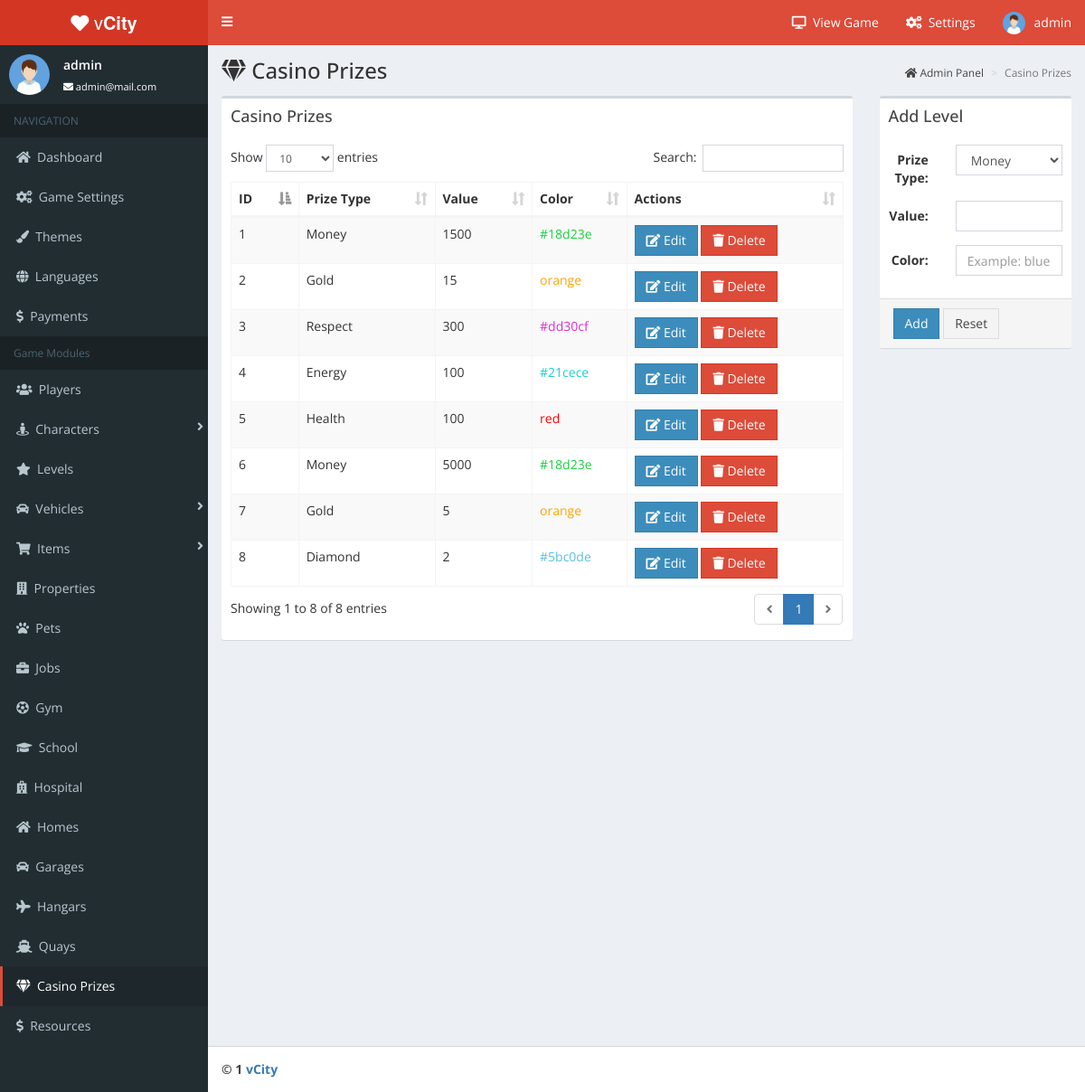
The app's page /admin/casino-prizes.php (signed in) with its own data.
### tables this page shows
CREATE TABLE `players` (
  `id` int(11) NOT NULL,
  `username` varchar(255) NOT NULL,
  `password` varchar(255) NOT NULL,
  `email` varchar(255) NOT NULL,
  `avatar` varchar(255) NOT NULL DEFAULT 'images/icons/default-avatar.jpg',
  `role` varchar(255) NOT NULL DEFAULT 'Player',
  `level` int(11) NOT NULL DEFAULT '1',
  `money` int(11) NOT NULL DEFAULT '1500',
  `gold` int(11) NOT NULL DEFAULT '20',
  `diamond` int(11) NOT NULL DEFAULT '0',
  `respect` int(11) NOT NULL DEFAULT '0',
  `health` int(11) NOT NULL DEFAULT '100',
  `energy` int(11) NOT NULL DEFAULT '100',
  `power` int(11) NOT NULL DEFAULT '0',
  `agility` int(11) NOT NULL DEFAULT '0',
  `endurance` int(11) NOT NULL DEFAULT '0',
  `intelligence` int(11) NOT NULL DEFAULT '0',
  `character_id` int(11) NOT NULL DEFAULT '0',
  `home_id` int(11) NOT NULL DEFAULT '1',
  `garage_id` int(11) NOT NULL DEFAULT '0',
  `hangar_id` int(11) NOT NULL DEFAULT '0',
  `quay_id` int(11) NOT NULL DEFAULT '0',
  `bank` int(11) NOT NULL DEFAULT '0',
  `spins` int(11) NOT NULL DEFAULT '2',
  `theme` int(11) NOT NULL DEFAULT '1',
  `language` varchar(255) NOT NULL,
  `timeonline` varchar(255) NOT NULL
);

CREATE TABLE `casino_prizes` (
  `id` int(11) NOT NULL,
  `prizetype` varchar(255) NOT NULL,
  `value` int(11) NOT NULL,
  `color` varchar(255) NOT NULL
);

### admin/casino-prizes.php (the view, shortened to what this page needs)
<?php
require("core.php");
head();
?>
<div class="content-wrapper">
			<div id="content-container">
				<section class="content-header">
    			  <h1><i class="fas fa-gem"></i> Casino Prizes</h1>
    			  <ol class="breadcrumb">
   			         <li><a href="dashboard.php"><i class="fas fa-home"></i> Admin Panel</a></li>
    			     <li class="active">Casino Prizes</li>
    			  </ol>
    			</section>
				<section class="content">
                <div class="row">
				<div class="col-md-9">
				    <div class="box">
						<div class="box-header">
							<h3 class="box-title">Casino Prizes</h3>
						</div>
						<div class="box-body">
<table id="dt-basic" class="table table-striped table-bordered table-hover" cellspacing="0" width="100%">
									<thead>
										<tr>
										    <th>ID</th>
											<th>Prize Type</th>
											<th>Value</th>
											<th>Color</th>
											<th>Actions</th>
										</tr>
									</thead>
									<tbody>
<?php
$query = mysqli_query($connect, "SELECT * FROM `casino_prizes`");
while ($row = mysqli_fetch_assoc($query)) {
    echo '
										<tr>
										    <td>' . $row['id'] . '</td>
											<td>' . $row['prizetype'] . '</td>
                                            <td>' . $row['value'] . '</td>
											<td><font color="' . $row['color'] . '">' . $row['color'] . '</font></td>
											<td>
                                            <a href="?edit-id=' . $row['id'] . '" class="btn btn-flat btn-flat btn-primary"><i class="fas fa-edit"></i> Edit</a>
                                            <a href="?delete-id=' . $row['id'] . '" class="btn btn-flat btn-flat btn-danger"><i class="fas fa-trash"></i> Delete</a>
											</td>
										</tr>
';
}
?>
									</tbody>
								</table>
                        </div>
                     </div>
                </div>
				<div class="col-md-3">
<form class="form-horizontal" action="" method="post">
				     <div class="box">
						<div class="box-header">
							<h3 class="box-title">Add Level</h3>
						</div>
				        <div class="box-body">
								<div class="form-group">
											<label class="col-sm-4 control-label">Prize Type: </label>
											<div class="col-sm-8">
	<select name="prizetype" class="form-control" required>
        <option value="Money" selected>Money</option>
    </select>
											</div>
								</div>
								<div class="form-group">
											<label class="col-sm-4 control-label">Value: </label>
											<div class="col-sm-8">
												<input type="number" name="value" min="0" class="form-control" required>
											</div>
								</div>
								<div class="form-group">
											<label class="col-sm-4 control-label">Color: </label>
											<div class="col-sm-8">
												<input type="text" name="color" placeholder="Example: blue / #4286f4" class="form-control" required>
											</div>
								</div>
                        </div>
                        <div class="panel-footer">
							<button class="btn btn-flat btn-primary" name="add" type="submit">Add</button>
							<button type="reset" class="btn btn-flat btn-default">Reset</button>
				        </div>
				     </div>
</form>
				</div>
				</div>
				</div>
			</div>
<?php
footer();
?>

### admin/core.php (shortened to what this page needs)
<?php
function head()
{
    include '../config.php';
?>
<!DOCTYPE html>
<html>
<head>
    <link href="https://maxcdn.bootstrapcdn.com/bootstrap/3.3.7/css/bootstrap.min.css" rel="stylesheet">
    <link rel="stylesheet" href="assets/css/red-skin.min.css">
    <link href="https://use.fontawesome.com/releases/v5.0.6/css/all.css" rel="stylesheet">
    <link href="assets/css/admin.min.css" rel="stylesheet">
    <link href="assets/plugins/datatables/datatables.min.css" rel="stylesheet">
    <link href="assets/plugins/datepicker/datepicker.min.css" rel="stylesheet">
</head>
<body class="hold-transition skin-red sidebar-mini" onload="startTime()">
<div class="wrapper">
  <header class="main-header">
    <a href="dashboard.php" class="logo">
      <span class="logo-lg"><i class="fas fa-heart"></i> v<strong>City</strong></span>
    </a>
    <nav class="navbar navbar-static-top">
      <a href="#" class="sidebar-toggle" data-toggle="push-menu" role="button">
	    <i class="fas fa-bars"></i>
      </a>
      <div class="navbar-custom-menu">
        <ul class="nav navbar-nav">
          <li>
             <a href="../" target="_blank">
			 <span><i class="fas fa-desktop"></i>&nbsp;&nbsp;View Game</span>
			 </a>
          </li>
          <li>
             <a href="game-settings.php"><span><i class="fas fa-cogs"></i>&nbsp;&nbsp;Settings</span></a>
          </li>
<?php
    $uname = $_SESSION['username'];
    $suser = mysqli_query($connect, "SELECT * FROM `players` WHERE username='$uname' AND role='Admin'");
    $urow  = mysqli_fetch_array($suser);
?>
          <li class="dropdown user user-menu">
            <a href="#" class="dropdown-toggle" data-toggle="dropdown">
              <img src="assets/img/avatar.png" class="user-image" alt="Admin Image">
              <span class="hidden-xs"><?php
    echo $_SESSION['username'];
?></span>
            </a>
          </li>
        </ul>
      </div>
    </nav>
  </header>
  <aside class="main-sidebar">
    <section class="sidebar">
      <div class="user-panel">
        <div class="pull-left image">
          <img src="assets/img/avatar.png" class="img-circle" alt="User Image">
        </div>
        <div class="pull-left info">
          <p><?php
    echo $_SESSION['username'];
?></p>
          <a href="#"><i class="fas fa-envelope"></i> <?php
    echo $urow['email'];
?></a>
        </div>
      </div>
      <ul class="sidebar-menu" data-widget="tree">
        <li class="header">NAVIGATION</li>
        <li <?php
    if (basename($_SERVER['SCRIPT_NAME']) == 'dashboard.php') {
        echo 'class="active"';
    }
?>>
           <a href="dashboard.php">
              <i class="fas fa-home"></i>&nbsp; <span>Dashboard</span>
           </a>
        </li>
        <li <?php
    if (basename($_SERVER['SCRIPT_NAME']) == 'game-settings.php') {
        echo 'class="active"';
    }
?>>
           <a href="game-settings.php">
              <i class="fas fa-cogs"></i>&nbsp; <span>Game Settings</span>
           </a>
        </li>
        <li <?php
    if (basename($_SERVER['SCRIPT_NAME']) == 'themes.php') {
        echo 'class="active"';
    }
?>>
           <a href="themes.php">
              <i class="fas fa-paint-brush"></i>&nbsp; <span>Themes</span>
           </a>
        </li>
        <li <?php
    if (basename($_SERVER['SCRIPT_NAME']) == 'languages.php') {
        echo 'class="active"';
    }
?>>
           <a href="languages.php">
              <i class="fas fa-globe"></i>&nbsp; <span>Languages</span>
           </a>
        </li>
        <li <?php
    if (basename($_SERVER['SCRIPT_NAME']) == 'payments.php') {
        echo 'class="active"';
    }
?>>
           <a href="payments.php">
              <i class="fas fa-dollar-sign"></i>&nbsp; <span>Payments</span>
           </a>
        </li>
		<li class="header">Game Modules</li>
        <li <?php
    if (basename($_SERVER['SCRIPT_NAME']) == 'players.php') {
        echo 'class="active"';
    }
?>>
           <a href="players.php">
              <i class="fas fa-users"></i>&nbsp; <span>Players</span>
           </a>
        </li>
        <li class="treeview  <?php
    if (basename($_SERVER['SCRIPT_NAME']) == 'characters.php' OR basename($_SERVER['SCRIPT_NAME']) == 'character-categories.php') {
        echo 'active';
    }
?>">
           <a href="#">
              <i class="fas fa-street-view"></i>&nbsp; <span>Characters</span> <i class="fas fa-angle-right pull-right"></i>
           </a>
        </li>
        <li <?php
    if (basename($_SERVER['SCRIPT_NAME']) == 'levels.php') {
        echo 'class="active"';
    }
?>>
           <a href="levels.php">
              <i class="fas fa-star"></i>&nbsp; <span>Levels</span>
           </a>
        </li>
        <li class="treeview  <?php
    if (basename($_SERVER['SCRIPT_NAME']) == 'vehicles.php' OR basename($_SERVER['SCRIPT_NAME']) == 'vehicle-categories.php') {
        echo 'active';
    }
?>">
           <a href="#">
              <i class="fas fa-car"></i>&nbsp; <span>Vehicles</span> <i class="fas fa-angle-right pull-right"></i>
           </a>
        </li>
        <li class="treeview  <?php
    if (basename($_SERVER['SCRIPT_NAME']) == 'items.php' OR basename($_SERVER['SCRIPT_NAME']) == 'item-categories.php') {
        echo 'active';
    }
?>">
           <a href="#">
              <i class="fas fa-shopping-cart"></i>&nbsp; <span>Items</span> <i class="fas fa-angle-right pull-right"></i>
           </a>
        </li>
		<li <?php
    if (basename($_SERVER['SCRIPT_NAME']) == 'properties.php') {
        echo 'class="active"';
    }
?>>
           <a href="properties.php">
              <i class="fas fa-building"></i>&nbsp; <span>Properties</span>
           </a>
        </li>
        <li <?php
    if (basename($_SERVER['SCRIPT_NAME']) == 'pets.php') {
        echo 'class="active"';
    }
?>>
           <a href="pets.php">
              <i class="fas fa-paw"></i>&nbsp; <span>Pets</span>
           </a>
        </li>
		<li <?php
    if (basename($_SERVER['SCRIPT_NAME']) == 'jobs.php') {
        echo 'class="active"';
    }
?>>
           <a href="jobs.php">
              <i class="fas fa-briefcase"></i>&nbsp; <span>Jobs</span>
           </a>
        </li>
		<li <?php
    if (basename($_SERVER['SCRIPT_NAME']) == 'gym.php') {
        echo 'class="active"';
    }
?>>
           <a href="gym.php">
              <i class="fas fa-futbol"></i>&nbsp; <span>Gym</span>
           </a>
        </li>
		<li <?php
    if (basename($_SERVER['SCRIPT_NAME']) == 'school.php') {
        echo 'class="active"';
    }
?>>
           <a href="school.php">
              <i class="fas fa-graduation-cap"></i>&nbsp; <span>School</span>
           </a>
        </li>
		<li <?php
    if (basename($_SERVER['SCRIPT_NAME']) == 'hospital.php') {
        echo 'class="active"';
    }
?>>
           <a href="hospital.php">
              <i class="fas fa-hospital"></i>&nbsp; <span>Hospital</span>
           </a>
        </li>
		<li <?php
    if (basename($_SERVER['SCRIPT_NAME']) == 'homes.php') {
        echo 'class="active"';
    }
?>>
           <a href="homes.php">
              <i class="fas fa-home"></i>&nbsp; <span>Homes</span>
           </a>
        </li>
		<li <?php
    if (basename($_SERVER['SCRIPT_NAME']) == 'garages.php') {
        echo 'class="active"';
    }
?>>
           <a href="garages.php">
              <i class="fas fa-car"></i>&nbsp; <span>Garages</span>
           </a>
        </li>
		<li <?php
    if (basename($_SERVER['SCRIPT_NAME']) == 'hangars.php') {
        echo 'class="active"';
    }
?>>
           <a href="hangars.php">
              <i class="fas fa-plane"></i>&nbsp; <span>Hangars</span>
           </a>
        </li>
		<li <?php
    if (basename($_SERVER['SCRIPT_NAME']) == 'quays.php') {
        echo 'class="active"';
    }
?>>
           <a href="quays.php">
              <i class="fas fa-ship"></i>&nbsp; <span>Quays</span>
           </a>
        </li>
		<li <?php
    if (basename($_SERVER['SCRIPT_NAME']) == 'casino-prizes.php') {
        echo 'class="active"';
    }
?>>
           <a href="casino-prizes.php">
              <i class="fas fa-gem"></i>&nbsp; <span>Casino Prizes</span>
           </a>
        </li>
		<li <?php
    if (basename($_SERVER['SCRIPT_NAME']) == 'resources.php') {
        echo 'class="active"';
    }
?>>
           <a href="resources.php">
              <i class="fas fa-dollar-sign"></i>&nbsp; <span>Resources</span>
           </a>
        </li>
      </ul>
    </section>
  </aside>
<?php
}
function footer()
{
?>
<footer class="main-footer">
    <strong>&copy; <?php
    echo date_default_timezone_set("Asia/Jakarta");
?> <a href="https://codecanyon.net/user/antonov_web?ref=Antonov_WEB" target="_blank">vCity</a></strong>
</footer>
</div>
</body>
</html>
<?php
}
?>

### records on screen
players: email "admin@mail.com"
casino_prizes: id "1", prizetype "Money", value "1500", color "#18d23e"
casino_prizes: id "2", prizetype "Gold", value "15", color "orange"
casino_prizes: id "3", prizetype "Respect", value "300", color "#dd30cf"
casino_prizes: id "4", prizetype "Energy", value "100", color "#21cece"
casino_prizes: id "5", prizetype "Health", value "100", color "red"
casino_prizes: id "6", prizetype "Money", value "5000", color "#18d23e"
casino_prizes: id "7", prizetype "Gold", value "5", color "orange"
casino_prizes: id "8", prizetype "Diamond", value "2", color "#5bc0de"

### other values on screen
$_SESSION['username'] "admin"
date_default_timezone_set("Asia/Jakarta") "1"
